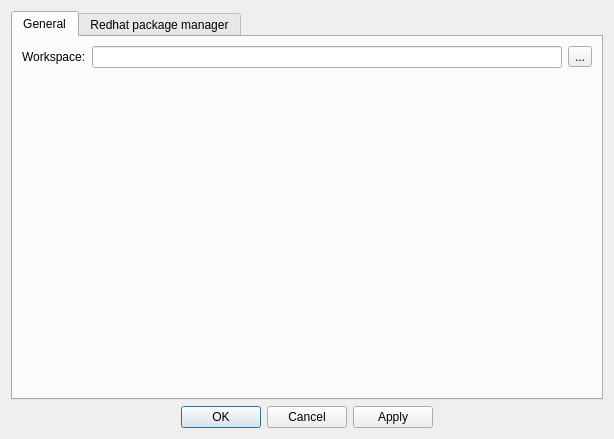
<?xml version="1.0" encoding="UTF-8"?>
<ui version="4.0">
 <class>Dialog</class>
 <widget class="QDialog" name="Dialog">
  <property name="geometry">
   <rect>
    <x>0</x>
    <y>0</y>
    <width>614</width>
    <height>439</height>
   </rect>
  </property>
  <property name="windowTitle">
   <string>BlackDevelop - Settings</string>
  </property>
  <layout class="QGridLayout" name="gridLayout_2">
   <item row="1" column="0">
    <widget class="QDialogButtonBox" name="buttonBox">
     <property name="orientation">
      <enum>Qt::Horizontal</enum>
     </property>
     <property name="standardButtons">
      <set>QDialogButtonBox::Apply|QDialogButtonBox::Cancel|QDialogButtonBox::Ok</set>
     </property>
     <property name="centerButtons">
      <bool>true</bool>
     </property>
    </widget>
   </item>
   <item row="0" column="0">
    <widget class="QTabWidget" name="tabWidget">
     <property name="currentIndex">
      <number>0</number>
     </property>
     <widget class="QWidget" name="tab_3">
      <attribute name="title">
       <string>General</string>
      </attribute>
      <layout class="QGridLayout" name="gridLayout">
       <item row="0" column="0">
        <widget class="QLabel" name="label">
         <property name="text">
          <string>Workspace:</string>
         </property>
        </widget>
       </item>
       <item row="0" column="1">
        <widget class="QLineEdit" name="lineEdit"/>
       </item>
       <item row="0" column="2">
        <widget class="QToolButton" name="toolButton">
         <property name="text">
          <string>...</string>
         </property>
        </widget>
       </item>
       <item row="1" column="1">
        <spacer name="verticalSpacer">
         <property name="orientation">
          <enum>Qt::Vertical</enum>
         </property>
         <property name="sizeHint" stdset="0">
          <size>
           <width>20</width>
           <height>284</height>
          </size>
         </property>
        </spacer>
       </item>
      </layout>
     </widget>
     <widget class="QWidget" name="tab">
      <attribute name="title">
       <string>Redhat package manager</string>
      </attribute>
     </widget>
    </widget>
   </item>
  </layout>
 </widget>
 <resources/>
 <connections>
  <connection>
   <sender>buttonBox</sender>
   <signal>accepted()</signal>
   <receiver>Dialog</receiver>
   <slot>accept()</slot>
   <hints>
    <hint type="sourcelabel">
     <x>248</x>
     <y>254</y>
    </hint>
    <hint type="destinationlabel">
     <x>157</x>
     <y>274</y>
    </hint>
   </hints>
  </connection>
  <connection>
   <sender>buttonBox</sender>
   <signal>rejected()</signal>
   <receiver>Dialog</receiver>
   <slot>reject()</slot>
   <hints>
    <hint type="sourcelabel">
     <x>316</x>
     <y>260</y>
    </hint>
    <hint type="destinationlabel">
     <x>286</x>
     <y>274</y>
    </hint>
   </hints>
  </connection>
 </connections>
</ui>
